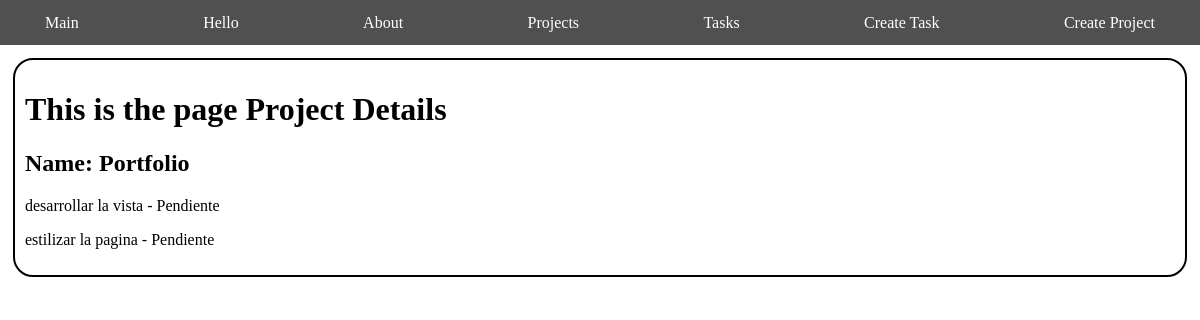
Screenshot of /project/2 with the database file from the repository.
### queries/models.py (models this page shows, shortened)
class Project(models.Model):
    name = models.CharField(max_length=200)

class Task(models.Model):
    title = models.CharField(max_length=200)
    description = models.TextField()
    project = models.ForeignKey(Project, on_delete=models.CASCADE)
    done = models.BooleanField(default=False)

### queries/views.py (the view)
# urls.py: path('project/<int:project_id>', views.project_details),
def project_details(request, project_id):
    detail_project = get_object_or_404(Project, id=project_id)
    task_of_project = Task.objects.filter(project_id=project_id)
    return render(request, "projects/project_details.html", {
        "detail": detail_project,
        "tasks": task_of_project
    })

### queries/templates/projects/project_details.html
{% extends 'layouts/navbar.html' %}
{% block content %}
    <h1>This is the page Project Details</h1>
    <h2>Name: {{ detail.name }}</h2>
    <div>
        {% for task in tasks %}
            <div>
                <p>{{ task.title }} - {% if task.done %}Completada{% else %}Pendiente{% endif %}</p>
            </div>
        {% endfor %}
    </div>
{% endblock %}

### queries/static/css/index.css (style rules this page uses)
body { margin: 0; padding: 0 }

### rows the page displays
Project: name "Portfolio"
Task: title "desarrollar la vista", done "Pendiente"
Task: title "estilizar la pagina", done "Pendiente"
